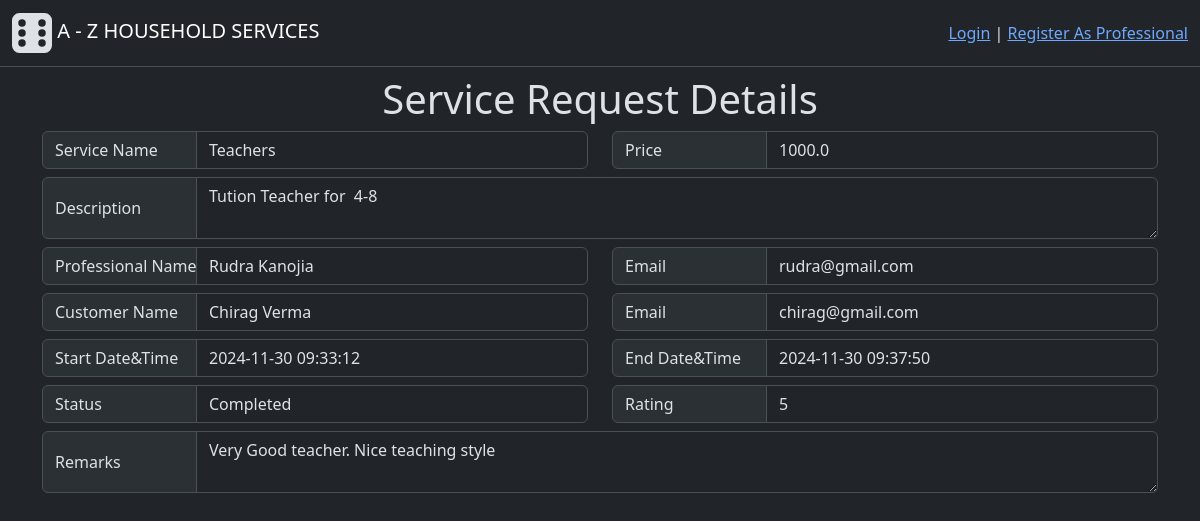
Before: /service_request_info/1 with the older database file.
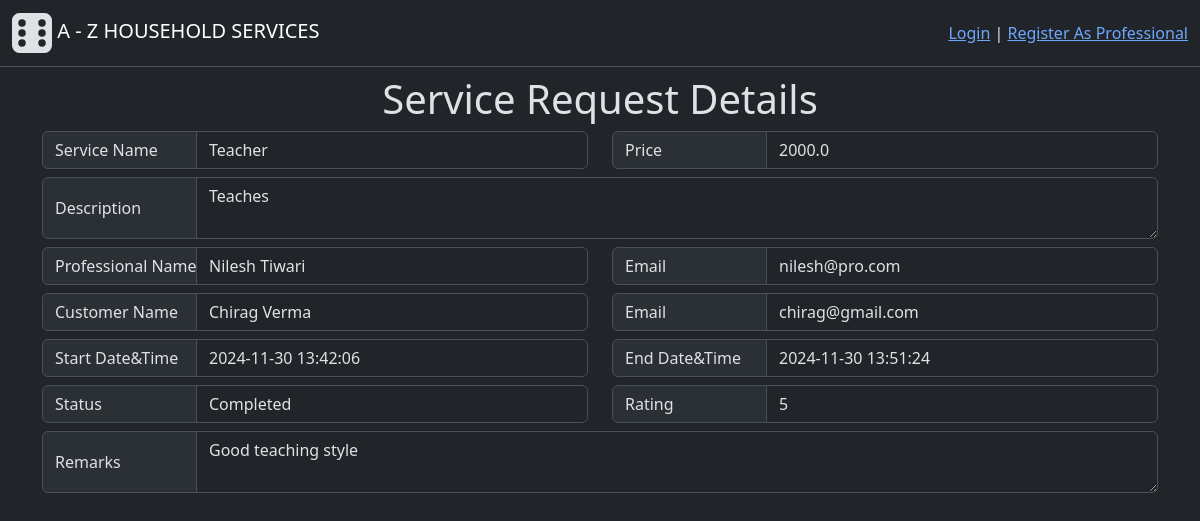
After: the same page with the newer database file.
### backend/modals.py (models this page shows, shortened)
class Service(db.Model):
    id = db.Column(db.Integer(), primary_key=True)
    name = db.Column(db.String(30),unique=True, nullable=False)
    desc = db.Column(db.String(500), nullable=False)
    time_required = db.Column(db.Integer(), nullable=False) # Time required (in Hrs)
    price = db.Column(db.Float(), nullable=False)
    status = db.Column(db.Integer(), nullable=False, default=1) # 0-inactive, 1-active
    service_requests = db.relationship("ServiceRequest", cascade="all, delete", backref="services", lazy=True) # For accessing all the service requests having common service

class User(db.Model, UserMixin):
    id = db.Column(db.Integer(), primary_key=True)
    email = db.Column(db.String(60), unique=True, nullable=False)
    password = db.Column(db.String(), nullable=False)
    role = db.Column(db.Integer(), nullable=False, default=1) # 0-Admin, 1-Customer, 2-Professional
    name = db.Column(db.String(30), nullable=False)
    address = db.Column(db.String(100), nullable=False)
    pincode = db.Column(db.Integer(), nullable=False)
    status = db.Column(db.Integer(), nullable=False, default=1) # 0-inactive, 1-active
    rating = db.Column(db.Integer(), default=0)
    service_requests = db.relationship("ServiceRequest", cascade="all, delete", backref="customer", lazy=True) # For accessing all the service requests created by a user(customer)
    professional_info = db.relationship("Professional", cascade="all, delete", backref="user", uselist=False) # one to one relation for accessing futher professional info

class ServiceRequest(db.Model):
    id = db.Column(db.Integer(), primary_key=True)
    service_id = db.Column(db.Integer(), db.ForeignKey("service.id"), nullable=False) # Foreign Key - Service table
    customer_id = db.Column(db.Integer(), db.ForeignKey("user.id"), nullable=False) #Foreign key - from User(Customer) table
    professional_id = db.Column(db.Integer(), db.ForeignKey("professional.id")) # Foreign Key - Professional table, One professional for one job
    start_date = db.Column(db.DateTime(), nullable=False, default=datetime.now().replace(microsecond=0)) # datetime.now():get current time
    end_date = db.Column(db.DateTime())
    status = db.Column(db.Integer(), nullable=False, default=0) # 0-requested, 1-accepted, 2-completed at users-end, 3-completed at professionals-end
    rating = db.Column(db.Integer()) # Mandatory to give ratings for closing the job/tasks
    remarks = db.Column(db.String(500))
    professional = db.relationship("Professional", backref="service_requests", lazy=True)
    def get_professional(self):
        professional = self.professional
        if professional:
            return professional.user.name
        else:
            return "Unassigned"
    def get_status(self):
        status = self.status
        if status == 0:
            return "Requested"
        elif status == 1:
            return "Accepted"
        else:
            return "Completed"

### backend/controllers.py (the view)
@app.route("/service_request_info/<int:id>")
def service_request_info(id):
    service_request = ServiceRequest.query.get(id)
    return render_template("service_request_info.html", service_request=service_request)

### templates/service_request_info.html
{% extends "base.html" %}
{% block content %}
<h1 class="text-center mt-2">Service Request Details</h1>
<div class="container">
    <div class="row">
        <div class="col input-group mb-2">
            <span class="input-group-text width-140" >Service Name</span>
            <input type="text" class="form-control" value="{{service_request.services.name}}" readonly>
        </div>
        <div class="col input-group mb-2">
            <span class="input-group-text width-140" >Price</span>
            <input type="text" class="form-control" value="{{service_request.services.price}}" readonly>
        </div>
        <div class="col- input-group mb-2">
            <span class="input-group-text width-140">Description</span>
            <textarea type="text" class="form-control" readonly>{{service_request.services.desc}}</textarea>
        </div>
    </div>
    <div class="row">
        <div class="col input-group mb-2">
            <span class="input-group-text width-140" >Professional Name</span>
            <input type="text" class="form-control" value="{{service_request.get_professional()}}" readonly>
        </div>
        {% if service_request.professional%}
        <div class="col input-group mb-2">
            <span class="input-group-text width-140" >Email</span>
            <input type="text" class="form-control" value="{{service_request.professional.user.email}}" readonly>
        </div>
        {% endif %}
    </div>
     <div class="row">
        <div class="col input-group mb-2">
            <span class="input-group-text width-140" >Customer Name</span>
            <input type="text" class="form-control" value="{{service_request.customer.name}}" readonly>
        </div>
        <div class="col input-group mb-2">
            <span class="input-group-text width-140" >Email</span>
            <input type="text" class="form-control" value="{{service_request.customer.email}}" readonly>
        </div>
     </div>
     <div class="row">
        <div class="col input-group mb-2">
            <span class="input-group-text width-140" >Start Date&Time</span>
            <input type="text" class="form-control" value="{{service_request.start_date}}" readonly>
        </div>
        <div class="col input-group mb-2">
            <span class="input-group-text width-140" >End Date&Time</span>
            <input type="text" class="form-control" value="{{service_request.end_date}}" readonly>
        </div>
     </div>
    <div class="row">
        <div class="col input-group mb-2">
            <span class="input-group-text width-140" >Status</span>
            <input type="text" class="form-control" value="{{service_request.get_status()}}" readonly>
        </div>
        <div class="col input-group mb-2">
            <span class="input-group-text width-140" >Rating</span>
            <input type="text" class="form-control" value="{{service_request.rating}}" readonly>
        </div>
        <div class="col- input-group">
            <span class="input-group-text width-140">Remarks</span>
            <textarea name="remarks" class="form-control" readonly>{{service_request.remarks}}</textarea>
        </div>
    </div>
</div>
{% endblock %}

### templates/base.html (shortened to what this page needs)
<!doctype html>
<html lang="en" data-bs-theme="dark">
  <head>
    <link href="https://cdn.jsdelivr.net/npm/bootstrap@5.3.3/dist/css/bootstrap.min.css" rel="stylesheet">
    <link href="/static/styles/general.css" rel="stylesheet">
  </head>
  <body>
    <div class="header">
        <nav class="navbar bg-dark border-bottom border-body" data-bs-theme="dark"">
            <div class="container-fluid">
                <a class="navbar-brand" href="{{ url_for('home_page')}}">
                    <img src="/static/image/icons/logo.svg">
                    A - Z HOUSEHOLD SERVICES
                </a>
                {% if current_user.is_authenticated %}
                  <div>
                    <a class="active" href="{{ url_for('user_info') }}">Welcome, {{ current_user.capitalised_name() }}</a>
                    |
                    <a class="active" href="{{ url_for('logout') }}">Logout</a>
                  </div>
                {% else %}
                  <div>
                    <a class="active"  href="{{ url_for('login_page') }}">Login</a>
                    |
                    <a class="active"  href="{{ url_for('professional_signup_page') }}">Register As Professional</a>
                  </div>
                {% endif %}
            </div>
        </nav>
    </div>
    {% block content %}
    {% endblock %}
  </body>
</html>

### static/styles/general.css (style rules this page uses)
.width-140 { width: 155px; }

Changed rows visible on the page:
changed Service: services.name "Teachers" → "Teacher"; services.price "1000.0" → "2000.0"; services.desc "Tution Teacher for 4-8" → "Teaches"
changed User: get_professional "Rudra Kanojia" → "Nilesh Tiwari"; professional.user.email "rudra@gmail.com" → "nilesh@pro.com"
changed ServiceRequest "Completed": start_date "2024-11-30 09:33:12" → "2024-11-30 13:42:06"; end_date "2024-11-30 09:37:50" → "2024-11-30 13:51:24"; remarks "Very Good teacher. Nice teaching style" → "Good teaching style"
